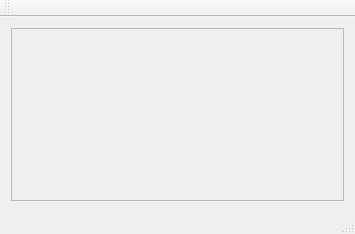
<?xml version="1.0" encoding="UTF-8"?>
<ui version="4.0">
 <class>main_winClass</class>
 <widget class="QMainWindow" name="main_winClass">
  <property name="geometry">
   <rect>
    <x>0</x>
    <y>0</y>
    <width>355</width>
    <height>234</height>
   </rect>
  </property>
  <property name="windowTitle">
   <string>main_win</string>
  </property>
  <widget class="QWidget" name="centralWidget">
   <layout class="QGridLayout" name="gridLayout">
    <item row="0" column="0">
     <widget class="QScrollArea" name="area">
      <property name="widgetResizable">
       <bool>true</bool>
      </property>
      <widget class="QWidget" name="scrollAreaWidgetContents">
       <property name="geometry">
        <rect>
         <x>0</x>
         <y>0</y>
         <width>335</width>
         <height>161</height>
        </rect>
       </property>
      </widget>
     </widget>
    </item>
   </layout>
  </widget>
  <widget class="QMenuBar" name="menuBar">
   <property name="geometry">
    <rect>
     <x>0</x>
     <y>0</y>
     <width>355</width>
     <height>21</height>
    </rect>
   </property>
  </widget>
  <widget class="QToolBar" name="mainToolBar">
   <attribute name="toolBarArea">
    <enum>TopToolBarArea</enum>
   </attribute>
   <attribute name="toolBarBreak">
    <bool>false</bool>
   </attribute>
  </widget>
  <widget class="QStatusBar" name="statusBar"/>
 </widget>
 <layoutdefault spacing="6" margin="11"/>
 <resources>
  <include location="main_win.qrc"/>
 </resources>
 <connections/>
</ui>
